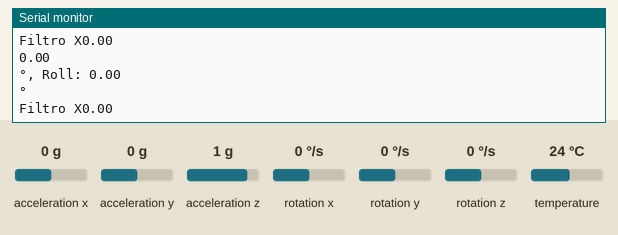
Recording of a sketch running on a simulated Arduino Uno, built with avr-gcc and run on an emulated ATmega328P. On the bench: the last lines printed to the serial monitor. Inputs (shaded band) come from the test bench; at power-on: acceleration x 0 g, acceleration y 0 g, rotation y 0 °/s, rotation x 0 °/s, acceleration z 1 g, rotation z 0 °/s, temperature 24 °C.

Above: at 1.2 s.
1.3 s: acceleration x set to 0.8 g
4.3 s: acceleration y set to -0.8 g
At 5.4 s:
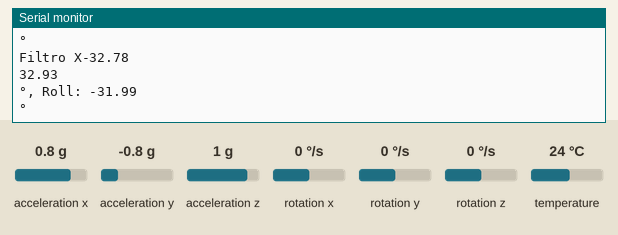
7.3 s: rotation y set to -100 °/s
At 8.2 s:
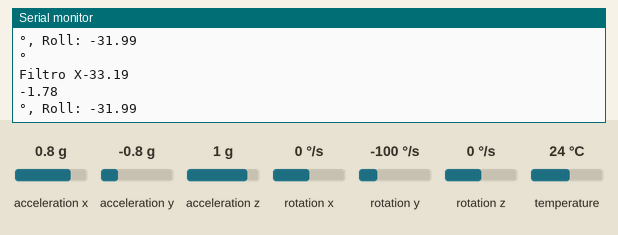
10.3 s: rotation x set to 100 °/s
At 11.2 s:
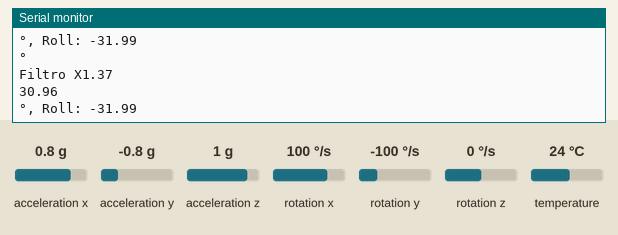
13.3 s: acceleration x set to -1.4 g
At 13.8 s:
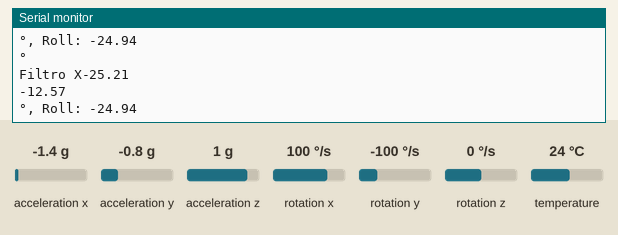
16.3 s: acceleration y set to 0 g
At 17.1 s:
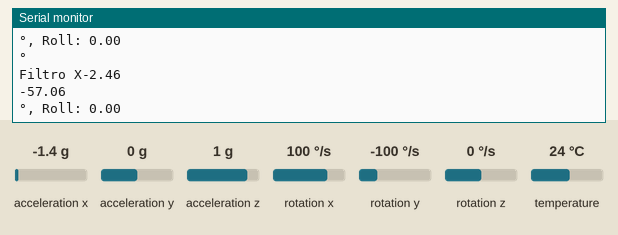
Timing chart, 0 to 19.3 s (numbered marks = the images above; inputs shaded):
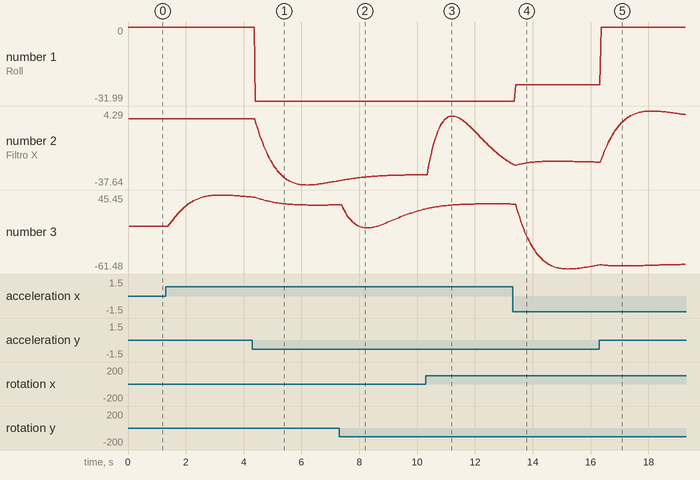

The sketch:

MPU6050.ino
```cpp
// Start the simulation, click on the MPU6050 part, and
// change the x/y/z values to see changes in the plotter.

#include <Adafruit_MPU6050.h>
#include <Adafruit_Sensor.h>
#include <Kalman.h>
#include <Wire.h>

Adafruit_MPU6050 mpu;
uint32_t time;

Kalman KalmanX;
Kalman KalmanY;

float KalAngX, KalAngY, giroXAng, giroYAng;
float pitch, roll;

void setup() {
  Serial.begin(9600);

  // Try to initialize!
  if (!mpu.begin()) {
    Serial.println("Failed to find MPU6050 chip");
    while (1) {
      delay(10);
    }
  }

  getValue();

  KalmanX.setAngle(roll);
  KalmanY.setAngle(pitch);

  giroXAng = roll;
  giroYAng = pitch;

  mpu.setAccelerometerRange(MPU6050_RANGE_16_G);
  mpu.setGyroRange(MPU6050_RANGE_250_DEG);
  mpu.setFilterBandwidth(MPU6050_BAND_44_HZ);
  time = micros();
}

void loop() {

  float deltaT = (float)(micros() - time) / 1000000;
  time = micros();

  getValue();

  KalAngX = KalmanX.getAngle(roll, giroXAng, deltaT);
  KalAngY = KalmanY.getAngle(pitch, giroYAng, deltaT);

  Serial.print("°, Roll: ");
  Serial.println(roll);
  Serial.println("°");
  Serial.print("Filtro X");
  Serial.println(KalAngX);
  Serial.println(KalAngY);

}

void getValue(){

  sensors_event_t a, g, temp;
  mpu.getEvent(&a, &g, &temp);

  pitch = atan(a.acceleration.x / sqrt(a.acceleration.y * a.acceleration.y + a.acceleration.z * a.acceleration.z)) * RAD_TO_DEG;
  roll  = atan(a.acceleration.y / sqrt(a.acceleration.x * a.acceleration.x + a.acceleration.z * a.acceleration.z)) * RAD_TO_DEG;
  giroXAng = g.gyro.x * (180 / PI); //Converter para graus/s
  giroYAng = g.gyro.y * (180 / PI);

}
```

Measured:
- plotted number 3: 0 → 42.6 after the input at 1.3 s
